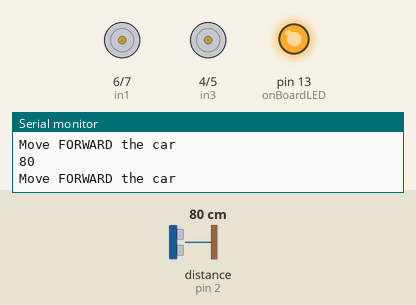
This sketch was run on a simulated Arduino Uno, built with avr-gcc and run on an emulated ATmega328P. Shown: motor-driver pin pairs drawn as motors (green arrow = first pin HIGH = forward, orange = second pin HIGH = backward, longer = more drive, scaled by the enable pin), output pins drawn as LEDs (lit = HIGH), the last lines printed to the serial monitor. Wiring (inferred from the names in the program): ultrasonic range finder: trigger pin 12; echo pin 2. The test bench sets the inputs (shaded band); at power-on: distance to the obstacle (sensor on pin 2) 80 cm. The echo pulse lasts 58.3 µs per cm; pins used as bus, display or sensor lines are not drawn.

Above: at 4.2 s.
4.3 s: distance to the obstacle (sensor on pin 2) set to 2 cm
At 6.2 s:
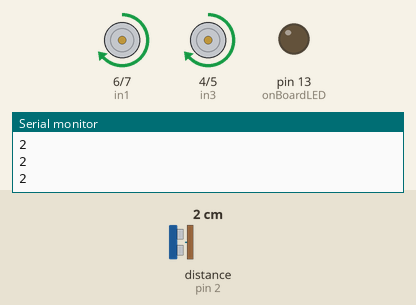
6.5 s: distance to the obstacle (sensor on pin 2) set to 60 cm
At 6.86 s:
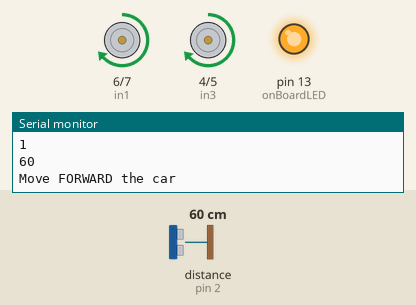
9.5 s: distance to the obstacle (sensor on pin 2) set to 4 cm
At 11.2 s:
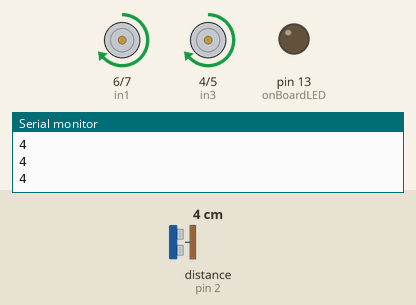
11.6 s: distance to the obstacle (sensor on pin 2) set to 299 cm
At 12.17 s:
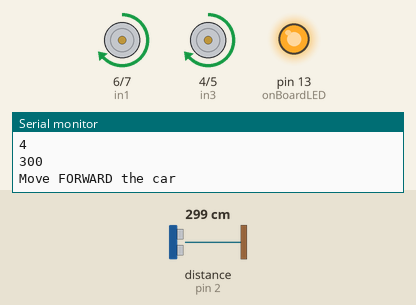
Timing chart, 0 to 15.6 s (numbered marks = the images above; inputs shaded):
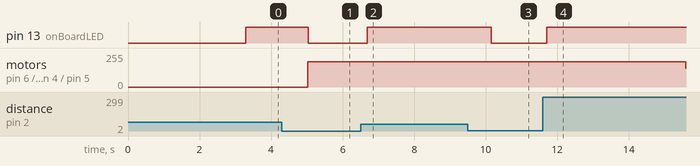

The sketch:

SunnyProjectV3.2.ino
```cpp
/*
 * Program name - Sunny - the curiosity bot [Rewrite using L298N motor driver]
 * Description - Full fledge autonomous bot which can avoid the obstacle and take shortest path possible
 * Whats new in this version - Included hr04 sonar sensor as interrupt. Means achieved the capability of "Move forward while looking"
 *
 * TARGETS -
 *    1) first run both motor forward and then backward for 2 seconds with PWM settings [Done]
 *    2) do the same things with PWM Setting so that pickup will be little smooth [Done]
 *    3) make a square = forward > change to right (45 degree) direction & then move forward > change to right (45 degree) direction & then move forward > change to right (45 degree) direction & then move forward
 *    4) Reached to level of Sunny v2 [DONE]
 *    5) Integrate two extra ultrasonic sensor (L&R) to more intelligent directional descion makings
 *    6) Integrate MPU6050 sensor for obstacle or roll based descion makings
 *    7) Includes lights for reverse gears
*/

// New interrupts for ultrasonic sensor
#include <TimerOne.h>                                 // Header file for TimerOne library

#define trigPin 12                                    // Pin 12 trigger output
#define echoPin 2                                     // Pin 2 Echo input
#define onBoardLED 13                                 // Pin 13 onboard LED
#define echo_int 0                                    // Interrupt id for echo pulse

#define TIMER_US 50                                   // 50 uS timer duration
#define TICK_COUNTS 4000                              // 200 mS worth of timer ticks

volatile long echo_start = 0;                         // Records start of echo pulse
volatile long echo_end = 0;                           // Records end of echo pulse
volatile long echo_duration = 0;                      // Duration - difference between end and start
volatile int trigger_time_count = 0;                  // Count down counter to trigger pulse time
volatile long range_flasher_counter = 0;              // Count down counter for flashing distance LED

#define MAX_DISTANCE 400
// sets speed of DC  motors
#define MAX_SPEED 190
// Delay value for forward motor movement
#define MOTORDELAY 3
// Delay value for  backward motor movement
#define MOTORBACKWARDDELAY 3
// Delay for motor to 45 degree turns
#define TURNDELAY 75

int distance = 0;

// Motor A connections
int enA = 9;
int in1 = 6;
int in2 = 7;

// Motor B connections
int enB = 10;
int in3 = 4;
int in4 = 5;

int rightInfraredSensor = 13;  // This is our input pin
int leftInfraredSensor = 12;  // This is our input pin
int leftObsFound = 0;
int rightObsFound = 0;

void setup() {
  // Set all the motor control pins to outputs
  pinMode(enA, OUTPUT);
  pinMode(enB, OUTPUT);
  pinMode(in1, OUTPUT);
  pinMode(in2, OUTPUT);
  pinMode(in3, OUTPUT);
  pinMode(in4, OUTPUT);

  // Turn off motors - Initial state
  digitalWrite(in1, LOW);
  digitalWrite(in2, LOW);
  digitalWrite(in3, LOW);
  digitalWrite(in4, LOW);

  // Sonar initialization begin here
  pinMode(trigPin, OUTPUT);                           // Trigger pin set to output
  pinMode(echoPin, INPUT);                            // Echo pin set to input
  pinMode(onBoardLED, OUTPUT);                        // Onboard LED pin set to output

  Timer1.initialize(TIMER_US);                        // Initialise timer 1
  Timer1.attachInterrupt( timerIsr );                 // Attach interrupt to the timer service routine
  attachInterrupt(echo_int, echo_interrupt, CHANGE);  // Attach interrupt to the sensor echo input
  Serial.begin(9600);

}

void loop() {
    int distance = echo_duration / 58;
    Serial.println(distance);

    if (distance >= 50) {
      digitalWrite( onBoardLED, HIGH);
      // Move forward
      moveFoward();
    } else {
      digitalWrite( onBoardLED, LOW);
    }
}

int checkRightInfraredSensor() {
    int isObstacleFound = 0;
    if (digitalRead(rightInfraredSensor) == LOW) {
      Serial.println("RIGHT SIDE OBSTACLE");
      isObstacleFound = 1;
    }

    return isObstacleFound;
}

int checkLeftInfraredSensor() {
    int isObstacleFound = 0;
    if (digitalRead(leftInfraredSensor) == LOW) {
      Serial.println("LEFT SIDE OBSTACLE");
      isObstacleFound = 1;
    }

    return isObstacleFound;
}

void takeRightTurn() {
  Serial.println("Take RIGHT turn");
  // Turn off motors
  digitalWrite(in1, LOW);
  digitalWrite(in2, HIGH);
  digitalWrite(in3, HIGH);
  digitalWrite(in4, LOW);

  delay(TURNDELAY);
}

void takeLeftTurn() {
  Serial.println("Take LEFT turn");
  // Turn off motors
  digitalWrite(in1, HIGH);
  digitalWrite(in2, LOW);
  digitalWrite(in3, LOW);
  digitalWrite(in4, HIGH);

  delay(TURNDELAY);
}

void stopMotors() {
  Serial.println("Motor STOPPED");
  // Turn off motors
  digitalWrite(in1, LOW);
  digitalWrite(in2, LOW);
  digitalWrite(in3, LOW);
  digitalWrite(in4, LOW);
}

// This function lets you control speed of the motors
void moveBackward() {
  Serial.println("Move BACK the car");
  // Turn on motors
  digitalWrite(in1, LOW);
  digitalWrite(in2, HIGH);
  digitalWrite(in3, LOW);
  digitalWrite(in4, HIGH);

  // Accelerate from zero to maximum speed
  for (int i = 0; i < MAX_SPEED; i++) {
    analogWrite(enA, i);
    analogWrite(enB, i);
    delay(MOTORBACKWARDDELAY);
  }

//  // Decelerate from maximum speed to zero
//  for (int i = MAX_SPEED; i >= 0; --i) {
//    analogWrite(enA, i);
//    analogWrite(enB, i);
//    delay(5);
//  }
}

// This function lets you control speed of the motors
void moveFoward() {
  Serial.println("Move FORWARD the car");
  // Turn on motors
  digitalWrite(in1, HIGH);
  digitalWrite(in2, LOW);
  digitalWrite(in3, HIGH);
  digitalWrite(in4, LOW);

  // Accelerate from zero to maximum speed
  for (int i = 0; i < MAX_SPEED; i++) {
    analogWrite(enA, i);
    analogWrite(enB, i);
    delay(3);
  }

//  // Decelerate from maximum speed to zero
//  for (int i = MAX_SPEED; i >= 0; --i) {
//    analogWrite(enA, i);
//    analogWrite(enB, i);
//    delay(3);
//  }
}

// --------------------------
// timerIsr() 50uS second interrupt ISR()
// Called every time the hardware timer 1 times out.
// --------------------------
void timerIsr()
{
    trigger_pulse();                                 // Schedule the trigger pulses
//    distance_flasher();                              // Flash the onboard LED distance indicator
}

// --------------------------
// trigger_pulse() called every 50 uS to schedule trigger pulses.
// Generates a pulse one timer tick long.
// Minimum trigger pulse width for the HC-SR04 is 10 us. This system
// delivers a 50 uS pulse.
// --------------------------
void trigger_pulse()
{
      static volatile int state = 0;                 // State machine variable

      if (!(--trigger_time_count))                   // Count to 200mS
      {                                              // Time out - Initiate trigger pulse
         trigger_time_count = TICK_COUNTS;           // Reload
         state = 1;                                  // Changing to state 1 initiates a pulse
      }

      switch(state)                                  // State machine handles delivery of trigger pulse
      {
        case 0:                                      // Normal state does nothing
            break;

        case 1:                                      // Initiate pulse
           digitalWrite(trigPin, HIGH);              // Set the trigger output high
           state = 2;                                // and set state to 2
           break;

        case 2:                                      // Complete the pulse
        default:
           digitalWrite(trigPin, LOW);               // Set the trigger output low
           state = 0;                                // and return state to normal 0
           break;
     }
}

// --------------------------
// echo_interrupt() External interrupt from HC-SR04 echo signal.
// Called every time the echo signal changes state.
//
// Note: this routine does not handle the case where the timer
//       counter overflows which will result in the occassional error.
// --------------------------
void echo_interrupt()
{
  switch (digitalRead(echoPin))                     // Test to see if the signal is high or low
  {
    case HIGH:                                      // High so must be the start of the echo pulse
      echo_end = 0;                                 // Clear the end time
      echo_start = micros();                        // Save the start time
      break;

    case LOW:                                       // Low so must be the end of hte echo pulse
      echo_end = micros();                          // Save the end time
      echo_duration = echo_end - echo_start;        // Calculate the pulse duration
      break;
  }
}
```

Measured:
- after the input at 4.3 s, pin 13 (onBoardLED): HIGH → LOW after 0.73 s; motor on pin 6 (in1) / pin 7 (in2), motor on pin 4 (in3) / pin 5 (in4): stopped → forward 189/255 after 0.73 s
- after the input at 6.5 s, pin 13 (onBoardLED): LOW → HIGH after 0.19 s
- after the input at 9.5 s, pin 13 (onBoardLED): HIGH → LOW after 0.66 s
- after the input at 11.6 s, pin 13 (onBoardLED): LOW → HIGH after 0.10 s; motor on pin 6 (in1) / pin 7 (in2), motor on pin 4 (in3) / pin 5 (in4): forward 189/255 → forward 141/255 after 4.0 s
